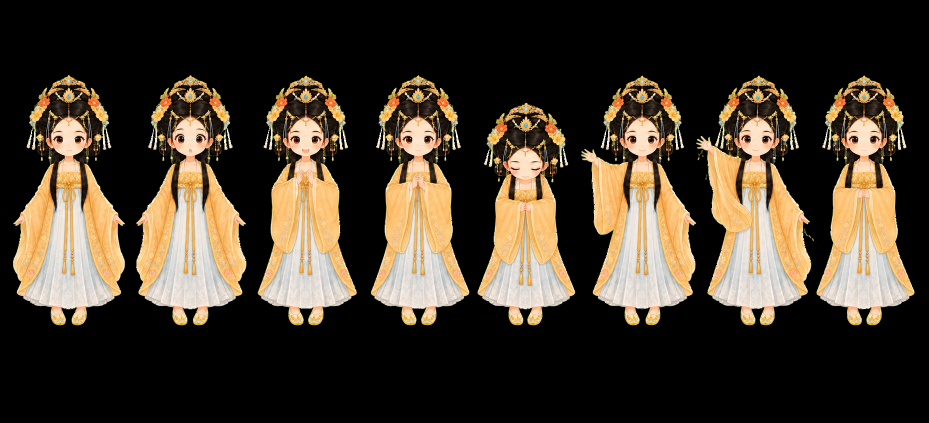
#> input picture frontend/outputs/xinn-hd-final-20260802/decoded/alpha/chat-open-source-alpha.png, 1858 x 846 px (shown at 1/2 size)
$ python -i pet-hd-build-assets.py   (imports and definitions only)
#> lines starting #> are read from the running program, lines starting #| are printed output that depends on the picture
"""Build native-HD Xinn row assets from approved imagegen chroma-key strips.

This script is deterministic: it removes no background itself and creates no visual
content. Inputs must already be alpha PNGs produced by imagegen plus the installed
remove_chroma_key.py helper. It splits equal pose slots, applies one shared crop and
scale per row, preserves relative vertical motion, and writes 384x416 cells.
"""
from __future__ import annotations

import hashlib
import json
from pathlib import Path

from PIL import Image, ImageDraw

ROOT = Path(__file__).resolve().parents[1]
RUN = ROOT / "outputs" / "xinn-hd-final-20260802"
ALPHA = RUN / "decoded" / "alpha"
OUT = ROOT / "public" / "pets" / "xinn" / "hd"
QA = RUN / "qa"
FRAMES = QA / "frames"
PREVIEWS = QA / "previews"

CELL_W, CELL_H = 384, 416
INNER_W, INNER_H = 368, 400

ROWS = {
    "idle": 6,
    "running-right": 8,
    "waving": 4,
    "jumping": 5,
    "failed": 8,
    "waiting": 6,
    "running": 6,
    "review": 6,
    "look-row-9": 8,
    "look-row-10": 8,
    "idle-curious": 8,
    "idle-sleeve": 8,
    "idle-sway": 8,
    "chat-open": 8,
}

DURATIONS = {
    "idle": [280, 110, 110, 140, 140, 320],
    "running-right": [120, 120, 120, 120, 120, 120, 120, 220],
    "running-left": [120, 120, 120, 120, 120, 120, 120, 220],
    "waving": [140, 140, 140, 280],
    "jumping": [140, 140, 140, 140, 280],
    "failed": [140, 140, 140, 140, 140, 140, 140, 240],
    "waiting": [150, 150, 150, 150, 150, 260],
    "running": [120, 120, 120, 120, 120, 220],
    "review": [150, 150, 150, 150, 150, 280],
    "idle-curious": [180, 140, 140, 220, 180, 180, 240, 320],
    "idle-sleeve": [200, 180, 180, 220, 200, 180, 260, 360],
    "idle-sway": [160, 160, 180, 180, 180, 180, 220, 340],
    "chat-open": [90, 90, 110, 130, 150, 160, 180, 220],
    "look-row-9": [180] * 8,
    "look-row-10": [180] * 8,
}


# [169 lines left out: functions sha256, clear_hidden_rgb, find_frame_boundaries, build_row, derive_running_left, not called in this run]


def make_previews(all_frames: dict[str, list[Image.Image]]) -> None:
    PREVIEWS.mkdir(parents=True, exist_ok=True)
    for row_id, frames in all_frames.items():
        display = [frame.resize((192, 208), Image.Resampling.LANCZOS) for frame in frames]
        display[0].save(
            PREVIEWS / f"{row_id}.gif",
            save_all=True,
            append_images=display[1:],
            duration=DURATIONS[row_id],
            loop=0,
            disposal=2,
            transparency=0,
        )

    thumb_w, thumb_h = 192, 208
    row_order = list(all_frames)
    sheet = Image.new("RGBA", (thumb_w * 8 + 180, thumb_h * len(row_order)), (32, 34, 38, 255))
    draw = ImageDraw.Draw(sheet)
    for row_index, row_id in enumerate(row_order):
        draw.text((8, row_index * thumb_h + 8), row_id, fill=(255, 255, 255, 255))
        for col, frame in enumerate(all_frames[row_id]):
            sheet.alpha_composite(frame.resize((thumb_w, thumb_h), Image.Resampling.LANCZOS), (180 + col * thumb_w, row_index * thumb_h))
    sheet.save(QA / "hd-contact-sheet.png")

    legacy = Image.open(ROOT / "public" / "pets" / "xinn" / "spritesheet.webp").convert("RGBA").crop((0, 0, 192, 208))
    old = legacy.resize((307, round(307 * 208 / 192)), Image.Resampling.BICUBIC)
    new = all_frames["idle"][0].resize((307, round(307 * 208 / 192)), Image.Resampling.LANCZOS)
    compare = Image.new("RGBA", (307 * 2 + 48, old.height + 48), (28, 30, 34, 255))
    compare.alpha_composite(old, (16, 32))
    compare.alpha_composite(new, (32 + 307, 32))
    d = ImageDraw.Draw(compare)
    d.text((16, 8), "OLD 192->307", fill="white")
    d.text((32 + 307, 8), "NATIVE HD ->307", fill="white")
    compare.save(QA / "old-vs-new-307.png")


# [29 lines left out: function main, not called in this run]


# [2 lines not run here, left out]

>>> import cv2
>>> picture = cv2.imread('../outputs/xinn-hd-final-20260802/decoded/alpha/chat-open-source-alpha.png', cv2.IMREAD_GRAYSCALE)
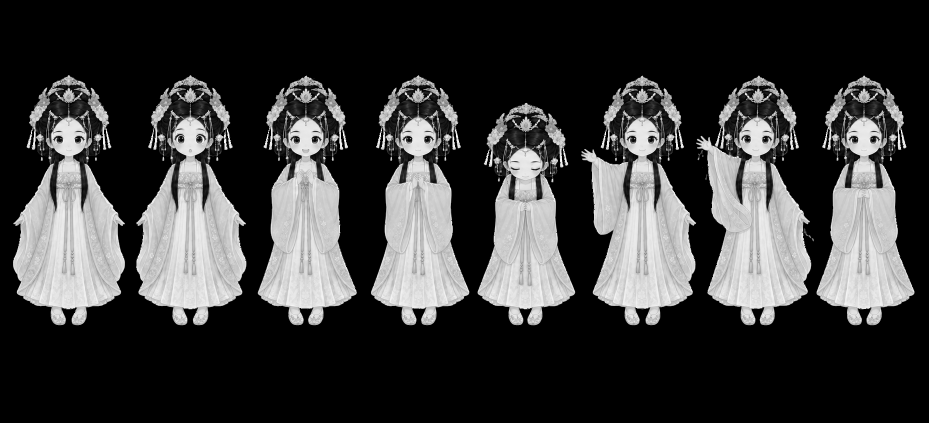
#> picture: shape (846, 1858) (shown at 1/2 size); min 0, max 255, mean 59.1
#> (the run stopped early here; a loop or call above may not have finished)

$ run again, on frontend/outputs/xinn-hd-final-20260802/decoded/alpha/idle-source-alpha.png
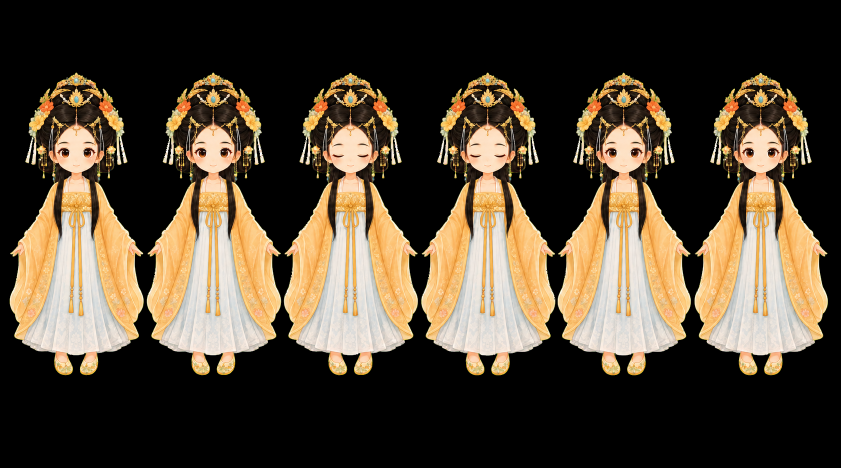
#> input picture frontend/outputs/xinn-hd-final-20260802/decoded/alpha/idle-source-alpha.png, 1681 x 935 px (shown at 1/2 size)
#> `picture = cv2.imread('../outputs/xinn-hd-final-20260802/decoded/alpha/..`:
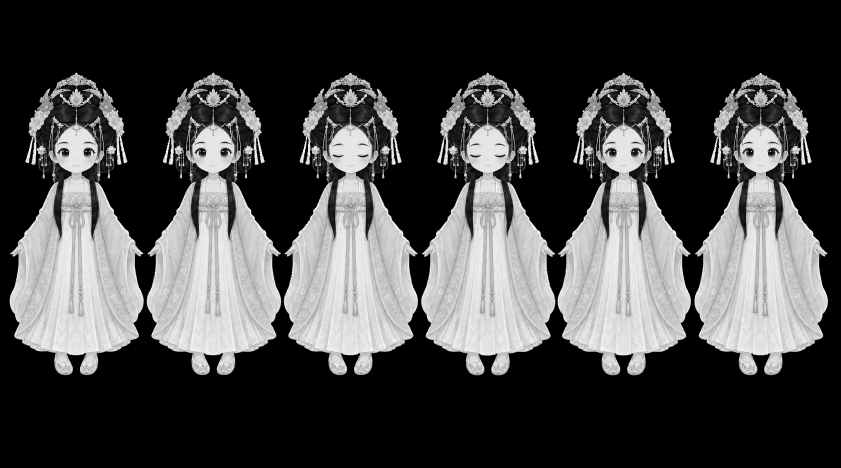
#> picture: shape (935, 1681) (shown at 1/2 size); min 0, max 255, mean 70.8

$ run again, on frontend/outputs/xinn-hd-final-20260802/decoded/alpha/idle-sway-source-alpha.png
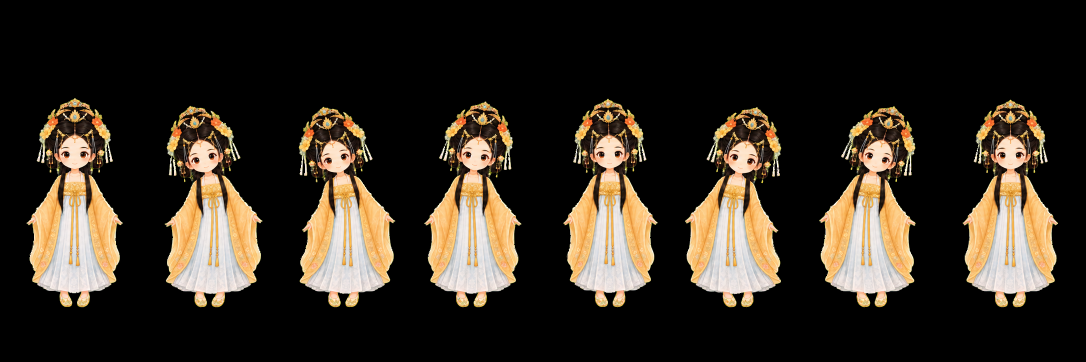
#> input picture frontend/outputs/xinn-hd-final-20260802/decoded/alpha/idle-sway-source-alpha.png, 2172 x 724 px (shown at 1/2 size)
#> `picture = cv2.imread('../outputs/xinn-hd-final-20260802/decoded/alpha/..`:
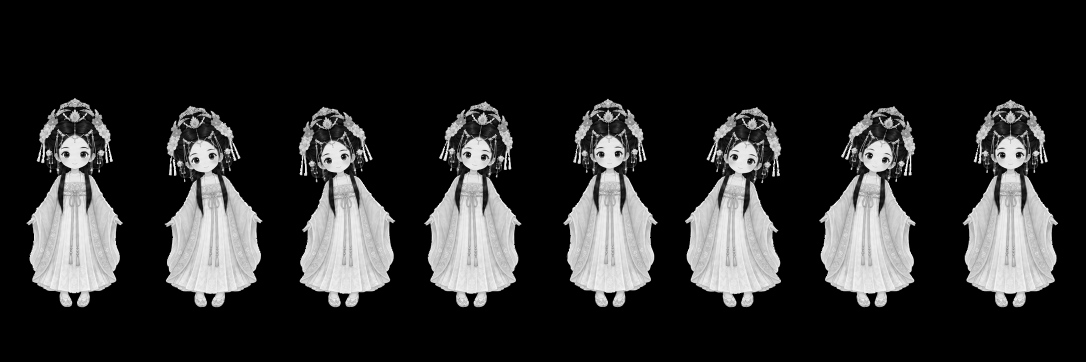
#> picture: shape (724, 2172) (shown at 1/2 size); min 0, max 255, mean 45.4

$ run again, on frontend/outputs/xinn-hd-final-20260802/decoded/alpha/jumping-source-alpha.png
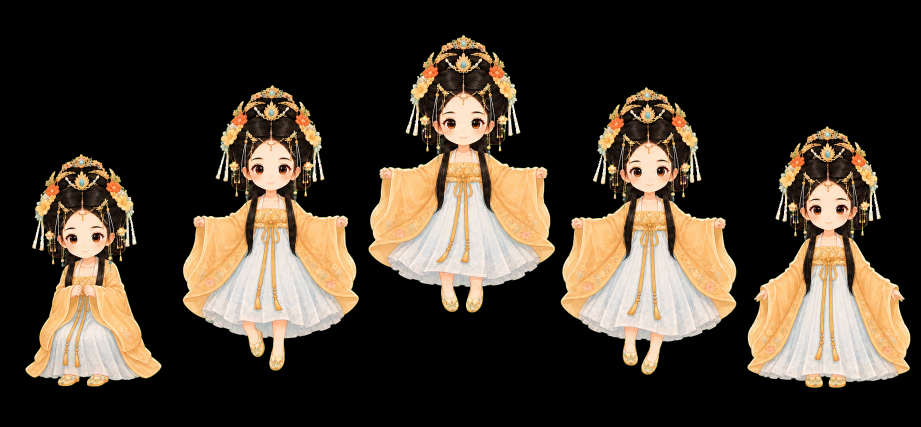
#> input picture frontend/outputs/xinn-hd-final-20260802/decoded/alpha/jumping-source-alpha.png, 1842 x 854 px (shown at 1/2 size)
#> `picture = cv2.imread('../outputs/xinn-hd-final-20260802/decoded/alpha/..`:
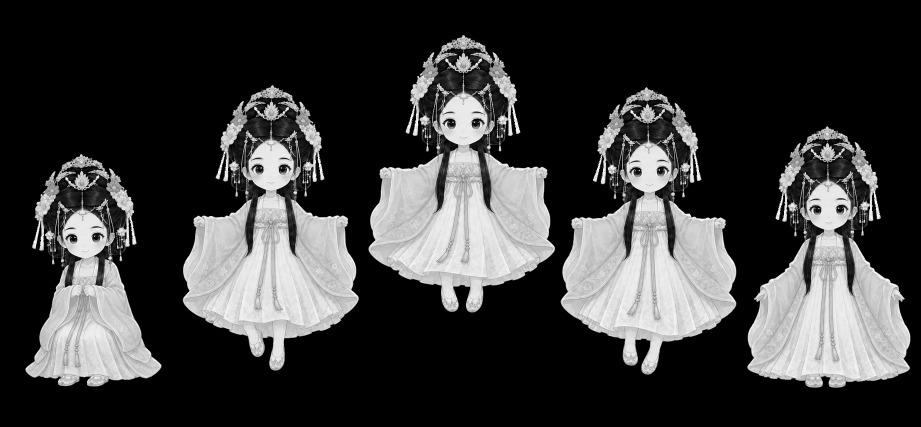
#> picture: shape (854, 1842) (shown at 1/2 size); min 0, max 255, mean 59.1
